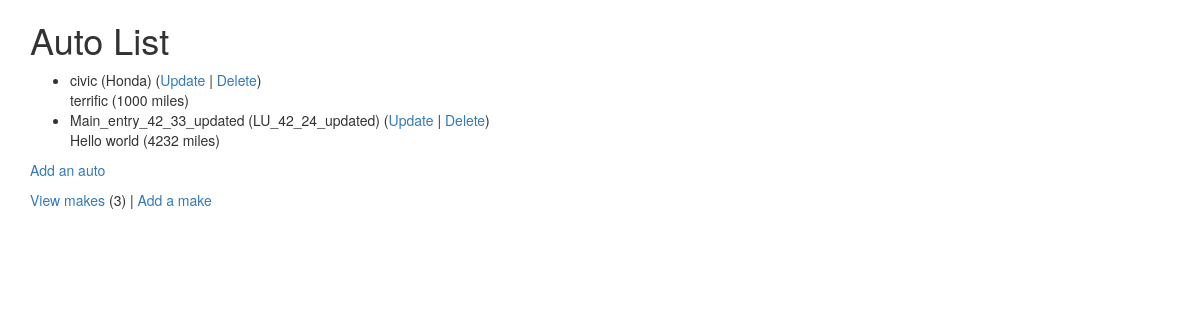
The page /autos/ (signed in) on the database its author committed.
### autos/models.py (models this page shows, shortened)
class Auto(models.Model):
    nickname = models.CharField(
        max_length=200,
        validators=[MinLengthValidator(2, "Must be greater than one character")])
    mileage = models.PositiveIntegerField()
    comments = models.CharField(
        max_length=200,
        validators=[MinLengthValidator(2, "Must be greater than one character")])
    make = models.ForeignKey('make', on_delete=models.CASCADE, null=False)

class Make(models.Model):
    name = models.CharField(
        max_length=200,
        help_text='Please enter a make name (e.g. Toyota)',
        validators=[MinLengthValidator(2, "Must be greater than one character")])
    def __str__(self):
        return self.name

### autos/views.py (the view)
# urls.py: path('', views.MainView.as_view(), name='all'),
class MainView(LoginRequiredMixin, View):
    template = 'autos/auto_list.html'
    def get(self, request):
        auto_list = Auto.objects.all()
        make_count = Make.objects.all().count()
        ctx = {'auto_list': auto_list, 'make_count': make_count}
        return render(request, self.template, ctx)

### autos/templates/autos/auto_list.html
{% extends "base_bootstrap.html" %}
{% block content %}
  <h1>Auto List</h1>
  {% if auto_list %}
  <ul>
    {% for auto in auto_list %}
      <li>
          {{ auto.nickname }} ({{ auto.make }})
          (<a href="{% url 'autos:auto_update' auto.id %}">Update</a> |
          <a href="{% url 'autos:auto_delete' auto.id %}">Delete</a>) <br/>
          {{ auto.comments }} ({{ auto.mileage }} miles)
      </li>
    {% endfor %}
  </ul>
  {% else %}
    <p>There are no autos in the library.</p>
  {% endif %}
  <p>
    {% if make_count > 0 %}
      <a href="{% url 'autos:auto_create' %}">Add an auto</a>
    {% else %}
      Please add a make before you add an auto.
    {% endif %}
  </p>
  <p>
  <a href="{% url 'autos:make_list' %}">View makes</a> ({{ make_count }}) |
    <a href="{% url 'autos:make_create' %}">Add a make</a>
  </p>
{% endblock %}

### rows shown on the page
Auto: nickname "civic", make "Honda", comments "terrific", mileage "1000"
Auto: nickname "Main_entry_42_33_updated", make "LU_42_24_updated", comments "Hello world", mileage "4232"

### other values the page prints
{{ make_count }} "3"
